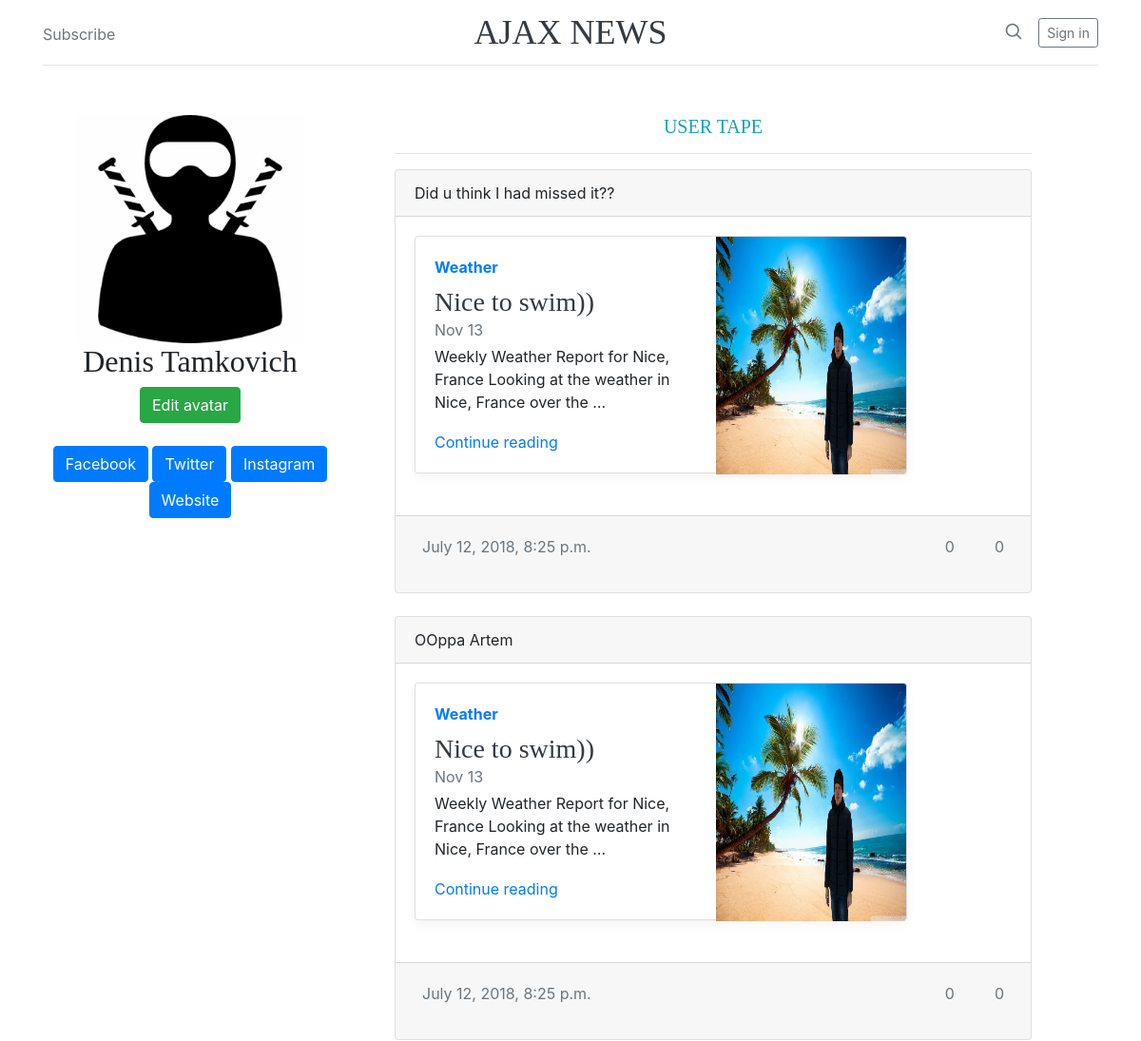
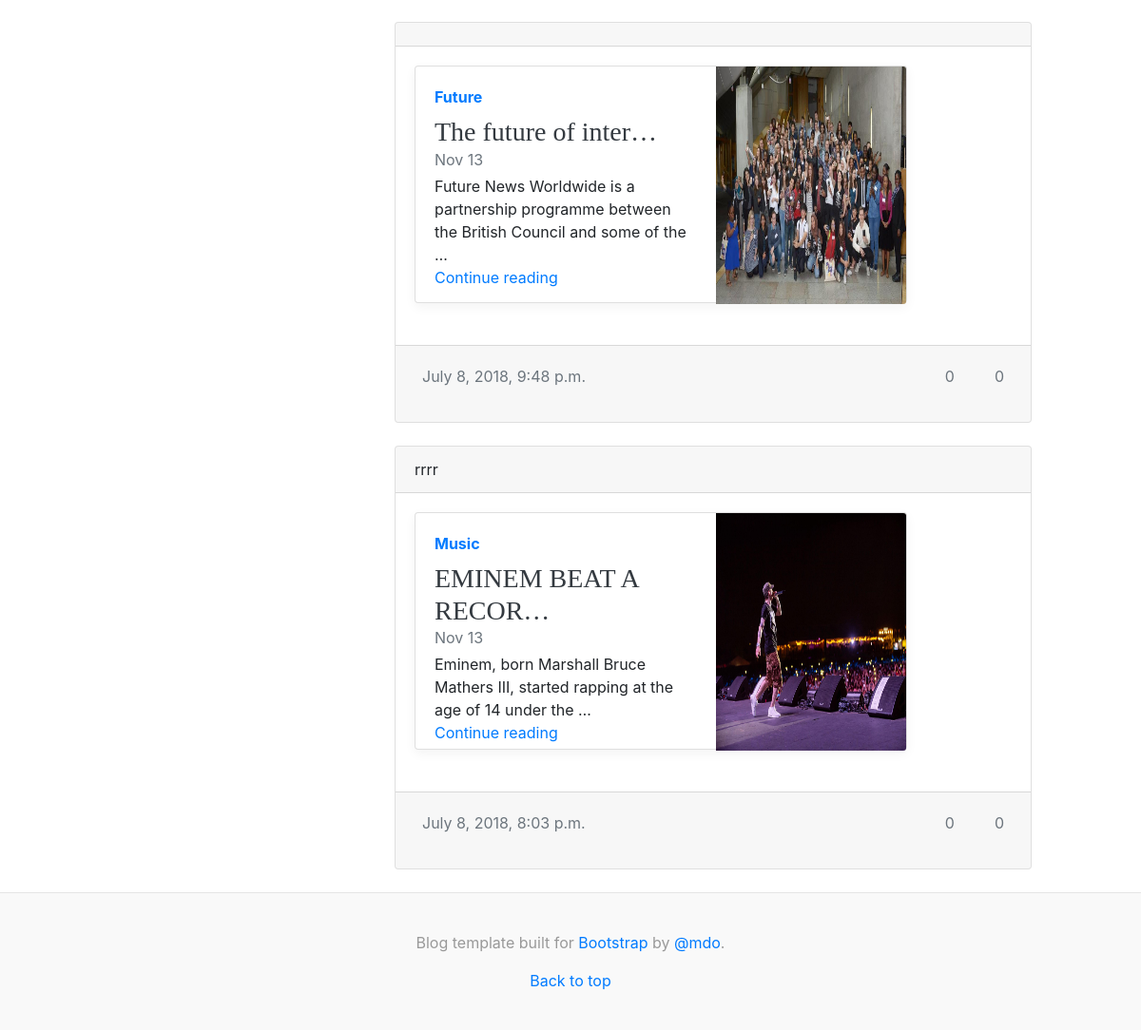
The page /account/1/ on the database its author committed (2 pictures, top to bottom).
### mainapp/models.py (models this page shows, shortened)
class Repost(models.Model):
    author = models.ForeignKey(
        settings.AUTH_USER_MODEL,
        on_delete=models.CASCADE,
    )
    content = models.TextField(blank=True)
    timestamp = models.DateTimeField(auto_now_add=True, auto_now=False)
    marks = GenericRelation('mark')
    content_type = models.ForeignKey(ContentType, on_delete=models.CASCADE)
    object_id = models.PositiveIntegerField()
    content_object = GenericForeignKey('content_type', 'object_id')
    def get_object_for_content_type(self):
        ct = self.content_type
        model = ct.model_class()
        pk = self.object_id
        object = model.objects.get(pk=pk)
        return object
    def get_likes(self):
        return Mark.get_related_likes(self)
    def get_dislikes(self):
        return Mark.get_related_dislikes(self)

class Article(models.Model):
    author = models.ForeignKey(
        settings.AUTH_USER_MODEL,
        on_delete=models.CASCADE,
    )
    category = models.ForeignKey(Category, on_delete=models.SET_NULL, blank=True, null=True)
    title = models.CharField(max_length=100)
    slug = models.SlugField()
    image = models.ImageField(upload_to=get_image_filename, blank=True)
    content = models.TextField()
    comments = GenericRelation('comment')
    marks = GenericRelation('mark')
    reposts = GenericRelation('repost')
    def get_absolute_url(self):
        return reverse('main:article-detail', kwargs={'cat_slug': self.category.slug,
                                                      'slug': self.slug})

class Category(models.Model):
    name = models.CharField(max_length=50)
    slug = models.SlugField()
    class Meta:
        verbose_name = 'Category'
        verbose_name_plural = 'Categories'

### accounts/views.py (the view)
# urls.py: re_path(r'^(?P<pk>\d+)/$', ProfileView.as_view(), name='view_profile_with_pk'),
class ProfileView(TemplateView):
    template_name = 'accounts/profile.html'
    def get(self, request, *args, **kwargs):
        pk = kwargs.get('pk')
        user = User.objects.get(pk=pk)
        reposts = Repost.objects.filter(author=user).order_by('-timestamp')
        args = {
            'user': user,
            'reposts': reposts,
        }
        return render(request, self.template_name, args)

### mainapp/models.py (called while the page is built)
    @staticmethod
    def get_related_likes(model_obj):
        marks_count = model_obj.marks.all().values('status').annotate(mark_count=Count('status'))
        likes_count = 0
        for mark_count in marks_count:
            if mark_count['status'] in ('L', 'LIKE'):
                likes_count += mark_count['mark_count']
        return likes_count

    @staticmethod
    def get_related_dislikes(model_obj):
        marks_count = model_obj.marks.all().values('status').annotate(mark_count=Count('status'))
        dislikes_count = 0
        for mark_count in marks_count:
            if mark_count['status'] in ('D', 'DISLIKE'):
                dislikes_count += mark_count['mark_count']
        return dislikes_count

### templates/accounts/profile.html (shortened to what this page needs)
{% extends 'base.html' %}
{% block content %}
  <div class="container-fluid">
    <div class="row extra_margin">
      <div class="col-md-4 col-sm-12 col-xs-12">
          <div class="text-center">
              {%  if user.userprofile.avatar %}
              <img src="{{ user.userprofile.avatar.url }}" width="240" class="rounded">
              {% else %}
              {% if user.is_staff %}
              <img src="/media/avatar/staff-standart.jpg" width="240" class="rounded">
              {% elif user.userprofille.sex == 'M' %}
              <img src="/media/avatar/gentle-standart.jpg" width="240" class="rounded">
              {% else %}
              <img src="/media/avatar/lady-standart.jpg" width="240" class="rounded">
              {% endif %}
              {% endif %}
              <h2>{{ user.get_full_name }}</h2>
              <a href="{% url "accounts:EditUserProfile" pk=request.user.id %}" class="btn btn-success">Edit avatar</a>
              <br>
              <br>
              <p>
                <a class="btn btn-primary btn-xs" href="#" role="button">Facebook</a>
                <a class="btn btn-primary btn-xs" href="#" role="button">Twitter</a>
                <a class="btn btn-primary btn-xs" href="#" role="button">Instagram</a>
                <a class="btn btn-primary btn-xs" href="#" role="button">Website</a>
              </p>
          </div>
      </div>
      <div class="col-md-7 col-sm-* col-xs-*">
        <h5 class="text-center text-info">USER TAPE</h5><hr>
        {% for repost in reposts %}
        <div class="card">
          <div class="card-header">
            {{ repost.content }}
          </div>
          <div class="card-body">
            <div class="row">
              <div class="col-md-10">
                <div class="card flex-md-row mb-4 box-shadow h-md-250">
                    <div class="card-body d-flex flex-column align-items-start">
                        <strong class="d-inline-block mb-2 text-primary">{{ repost.get_object_for_content_type.category.name }}</strong>
                        <h3 class="mb-0">
                          <a class="text-dark" href="{{ repost.get_object_for_content_type.get_absolute_url }}">{{ repost.get_object_for_content_type.title|truncatechars:20 }}</a>
                        </h3>
                        <div class="mb-1 text-muted">Nov 13</div>
                        <p class="card-text mb-auto">{{ repost.get_object_for_content_type.content|truncatewords:15 }}</p>
                        <a href="{{ repost.get_object_for_content_type.get_absolute_url }}">Continue reading</a>
                    </div>
                    <img class="card-img-right flex-auto d-none d-lg-block img-fluid img-preview image-preview"
                         src="{{ repost.get_object_for_content_type.image.url }}" data-holder-rendered="true"
                         alt="Responsive image">
                </div>
              </div>
            </div>
          </div>
          <div class="card-footer text-muted">
            <div class="d-flex justify-content-between bd-highlight mb-3">
              <div class="p-2 bd-highlight">{{ repost.timestamp }}</div>
              <div class="p-2 bd-highlight justify-content-end">
                <a href="#" class="like" data-id="{{ repost.pk }}" data-type="repost"><i class="far fa-thumbs-up" style="color: #00cc00"></i></a><span id="repost-liked-{{ repost.pk }}">{{ repost.get_likes }}</span>
                <a href="#" class="dislike" data-id="{{ repost.pk }}" data-type="repost" style="padding-left: 25px"><i class="far fa-thumbs-down" style="color: #a41515"></i></a><span id="repost-disliked-{{ repost.pk }}">{{ repost.get_dislikes }}</span>
              </div>
            </div>
          </div>
        </div>
        <br>
        {% endfor %}
      </div>
    </div>
</div>
{% endblock content %}

### static_in_dev/css/blog/blog.css (style rules this page uses)
h1, h2, h3, h4, h5, h6 { font-family: "Playfair Display", Georgia, "Times New Roman", serif; }
.card-img-right { height: 100%; border-radius: 0 3px 3px 0; }
.flex-auto { -ms-flex: 0 0 auto; flex: 0 0 auto; }
@media (min-width: 768px) { .h-md-250 { height: 250px; } }
.box-shadow { box-shadow: 0 .25rem .75rem rgba(0, 0, 0, .05); }

### static_in_dev/css/jaselnik/main.css (style rules this page uses)
.image-preview { height: 250px; width: 200px; }

### rows shown on the page
Repost: content "Did u think I had missed it??", get_object_for_content_type.category.name "Weather", get_object_for_content_type "Nice to swim))", get_object_for_content_type.content "Weekly Weather Report for Nice, France Looking at the weather in Nice, France over the …", get_object_for_content_type.image (picture), timestamp "July 12, 2018, 8:25 p.m.", get_likes "0", get_dislikes "0"
Repost: content "OOppa Artem", get_object_for_content_type.category.name "Weather", get_object_for_content_type "Nice to swim))", get_object_for_content_type.content "Weekly Weather Report for Nice, France Looking at the weather in Nice, France over the …", get_object_for_content_type.image (picture), timestamp "July 12, 2018, 8:25 p.m.", get_likes "0", get_dislikes "0"
Repost: get_object_for_content_type.category.name "Future", get_object_for_content_type "The future of inter…", get_object_for_content_type.content "Future News Worldwide is a partnership programme between the British Council and some of the …", get_object_for_content_type.image (picture), timestamp "July 8, 2018, 9:48 p.m.", get_likes "0", get_dislikes "0"
Repost: content "rrrr", get_object_for_content_type.category.name "Music", get_object_for_content_type "EMINEM BEAT A RECOR…", get_object_for_content_type.content "Eminem, born Marshall Bruce Mathers III, started rapping at the age of 14 under the …", get_object_for_content_type.image (picture), timestamp "July 8, 2018, 8:03 p.m.", get_likes "0", get_dislikes "0"

### other values the page prints
{{ user.get_full_name }} "Denis Tamkovich"
